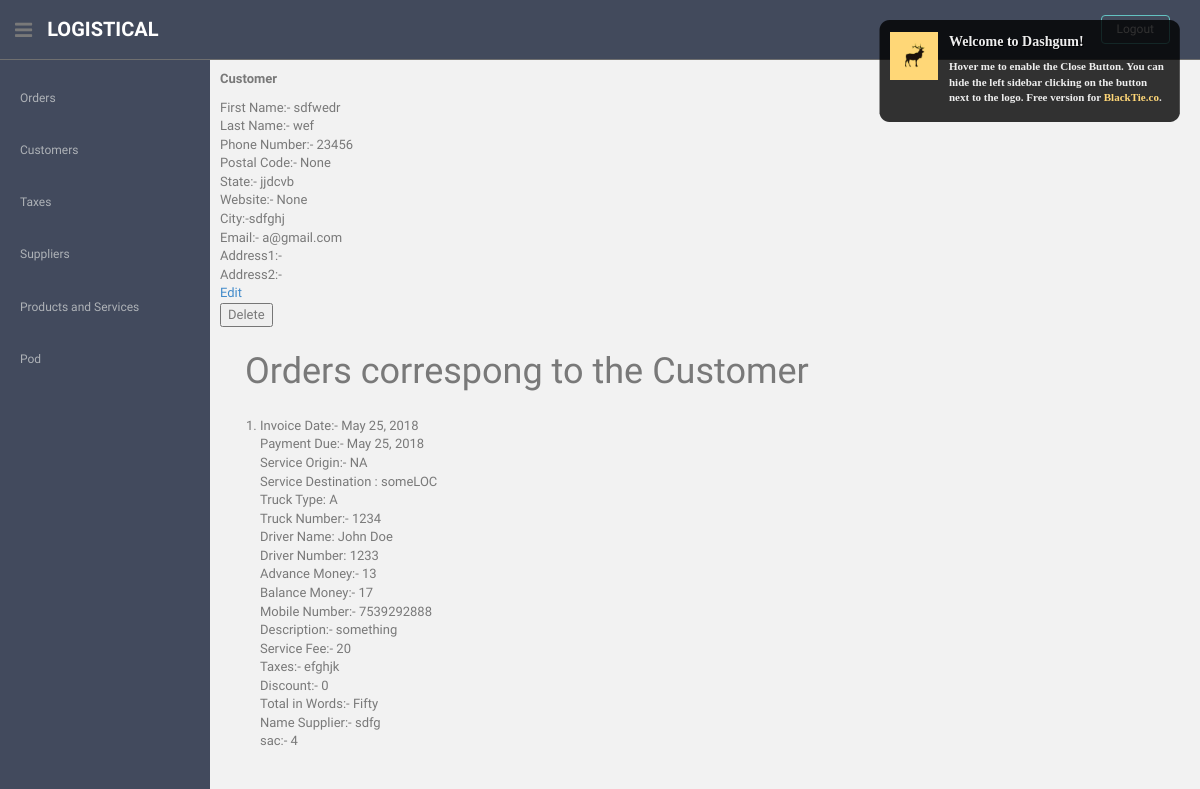
/customers/customers_detail/5/ (signed in), run on the app's committed database.
### Logistical/models.py (models this page shows, shortened)
class Customers(models.Model):
    first_name=models.CharField(max_length=256)
    last_name = models.CharField(max_length=256)
    phone_number = models.IntegerField()
    state = models.CharField(max_length=256)
    city = models.CharField(max_length=256)
    email=models.EmailField(blank=True,null=True)
    website=models.URLField(blank=True,null=True)
    postal_code=models.IntegerField(blank=True,null=True)
    address_1=models.TextField(blank=True,null=True)
    address_2=models.TextField(blank=True,null=True)

class Orders(models.Model):
    description = models.TextField()
    invoice_date=models.DateField(default=datetime.datetime.now())
    payment_due=models.DateField(default=datetime.datetime.now())
    service_origin=models.CharField(max_length=512)
    service_destination=models.CharField(max_length=512)
    truck_number=models.CharField(max_length=512)
    truck_type=models.CharField(max_length=512)
    driver_name=models.CharField(max_length=256)
    driver_number=models.IntegerField()
    advance_money=models.IntegerField(default=0)
    balance_money=models.IntegerField()
    mobile_number=models.IntegerField()
    service_fee = models.IntegerField(default=0)
    discount = models.IntegerField(default=0)
    total = models.IntegerField()
    total_in_words = models.TextField()
    customer = models.ForeignKey(Customers, on_delete=models.CASCADE)
    name_supplier= models.ForeignKey(Suppliers, related_name="name_supplier", on_delete=models.CASCADE)
    sac = models.ForeignKey(Products_and_Services, related_name="saca", on_delete=models.CASCADE)
    taxes = models.ForeignKey(Taxes, on_delete=models.CASCADE)
    freight=models.IntegerField(default=0)
    sgst=models.IntegerField(choices=STATUS_CHOICES,default=1)
    cgst=models.IntegerField(choices=STATUS_CHOICES,default=1)

class Taxes(models.Model):
    tax_name=models.TextField(null=False,blank=False)
    abbrevation=models.TextField(null=False,blank=False)
    tax_rate=models.IntegerField(null=False,blank=False)
    def __str__(self):
        return u'{0}'.format(self.tax_name)

class Suppliers(models.Model):
    company_name=models.CharField(max_length=256)
    supplier_name=models.CharField(max_length=256)
    type_of_supplier=models.CharField(max_length=512,default='manufacturer')
    mobile_number = models.IntegerField()
    service_origin = models.TextField()
    service_destination = models.TextField()
    pan_number=models.IntegerField(blank=True,null=True)
    address=models.TextField(blank=True,null=True)
    no_own_vehicles=models.IntegerField(default=1,blank=True,null=True)
    alternate_number=models.IntegerField(default=mobile_number,blank=True,null=True)
    def __str__(self):
        return u'{0}'.format(self.supplier_name)

class Products_and_Services(models.Model):
    description=models.TextField(null=False,blank=False)
    sac=models.IntegerField(null=False,blank=False)
    Taxes=models.IntegerField(null=False,blank=False)
    def __str__(self):
        return u'{0}'.format(self.sac)

### Logistical/views.py (the view)
# urls.py: path('customers/customers_detail/<int:id>/', views.customers_detail,name='customers_detail'),
@login_required(login_url='/login')
def customers_detail(request,id):
    Customer=Customers.objects.get(id=id);
    list_of_orders=[]
    orders=Orders.objects.all()
    for o in orders:
        if o.customer==Customer:
            list_of_orders.append(o)
    return render(request,"customers_detail.html",{'customer':Customer,'orders':list_of_orders})

### Logistical/templates/customers_detail.html (shortened to what this page needs)
{% extends 'base.html' %}
{% block content %}
<p>Customer</p>
<div id="align">
			First Name:-	{{ customer.first_name }}<br>
			Last Name:-	{{ customer.last_name }}<br>
      Phone Number:- {{ customer.phone_number }}<br>
			Postal Code:-	{{ customer.postal_code }} <br>
			State:-	{{ customer.state }}<br>
      Website:-    {{ customer.website }}<br>
      City:-{{ customer.city }}<br>
      Email:- {{ customer.email }}<br>
      Address1:-{{ customer.address_1 }}<br>
      Address2:-{{ customer.address_2 }}<br>
      <a href="{% url 'customers_edit' customer.id %}" >Edit</a><br>
      <form action="{% url 'customers_delete' %}" method="post">{% csrf_token %}
       <input type="submit" value="Delete">
      </form>
		<h1 style="margin: 25px;">Orders correspong to the Customer</h1>
    <ol>
    {% for order in orders %}
    <li>
			Invoice Date:-	{{ order.invoice_date }}<br>
      Payment Due:-    {{ order.payment_due }} <br>
			Service Origin:-	{{ order.service_origin }} <br>
      Service Destination  :  {{ order.service_destination }} <br>
      Truck Type:    {{ order.truck_type }}<br>
      Truck Number:-   {{ order.truck_number }}<br>
      Driver Name:   {{ order.driver_name }}<br>
      Driver Number:   {{ order.driver_number }}<br>
      Advance Money:- {{ order.advance_money }}<br>
      Balance Money:-    {{ order.balance_money }}<br>
      Mobile Number:-    {{ order.mobile_number }}<br>
      Description:-    {{ order.description }}<br>
      Service Fee:-    {{ order.service_fee }}<br>
      Taxes:-    {{ order.taxes }}<br>
      Discount:-    {{ order.discount }}<br>
      Total in Words:-    {{ order.total_in_words }}<br>
      Name Supplier:-   {{ order.name_supplier }}<br>
     	sac:- {{ order.sac}}<br>
		</li>
    {% endfor %}
    </ol>
</div>
{% endblock %}

### Logistical/static/Theme/assets/css/style.css (style rules this page uses)
body { color: #797979; background: #f2f2f2; font-family: 'Ruda', sans-serif; padding: 0px !important; margin: 0px !important; font-size:13px; }
a, a:hover, a:focus { text-decoration: none; outline: none; }

### Logistical/templates/base.html (style rules this page uses)
#align { margin: 10px; }
p { margin: 10px; font-weight: bold; }

### data on the page
Customers: first_name "sdfwedr", last_name "wef", phone_number "23456", postal_code "None", state "jjdcvb", website "None", city "sdfghj", email "a@gmail.com"
Orders: invoice_date "May 25, 2018", payment_due "May 25, 2018", service_origin "NA", service_destination "someLOC", truck_type "A", truck_number "1234", driver_name "John Doe", driver_number "1233", advance_money "13", balance_money "17", mobile_number "7539292888", description "something", service_fee "20", taxes "efghjk", discount "0", total_in_words "Fifty", name_supplier "sdfg", sac "4"
